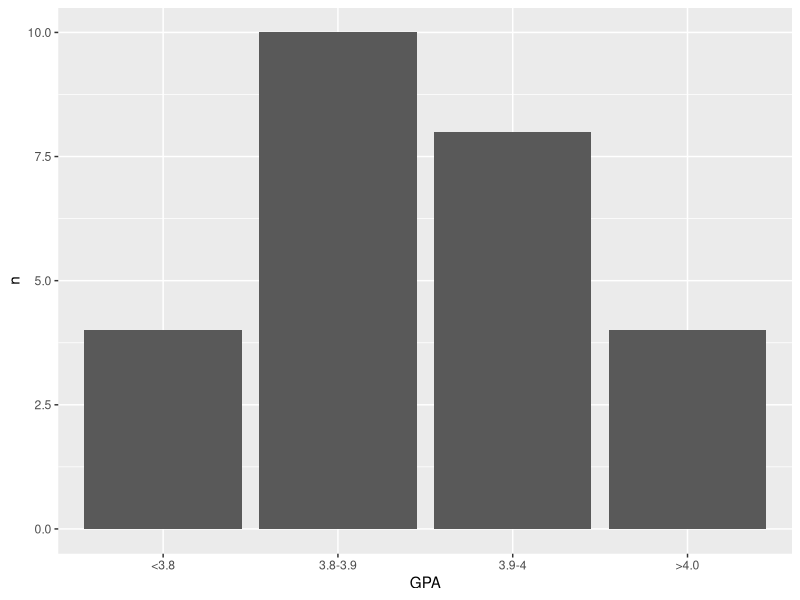
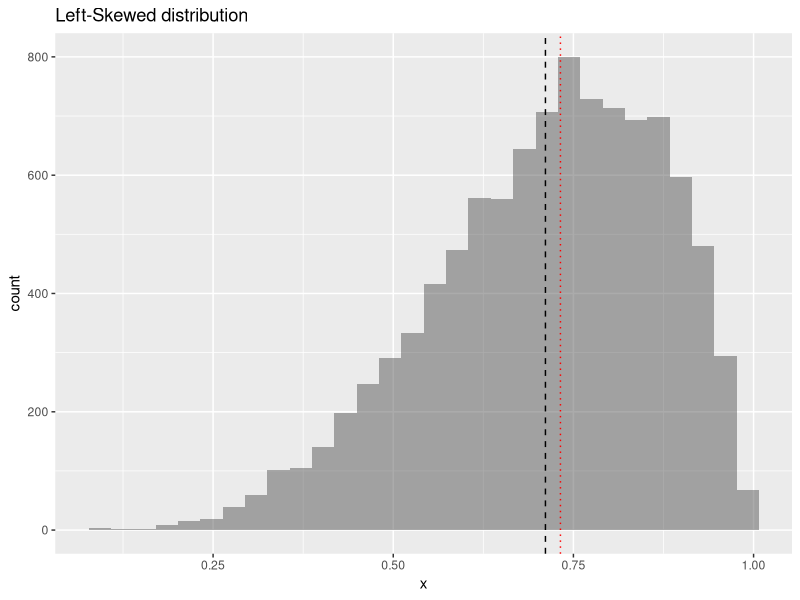
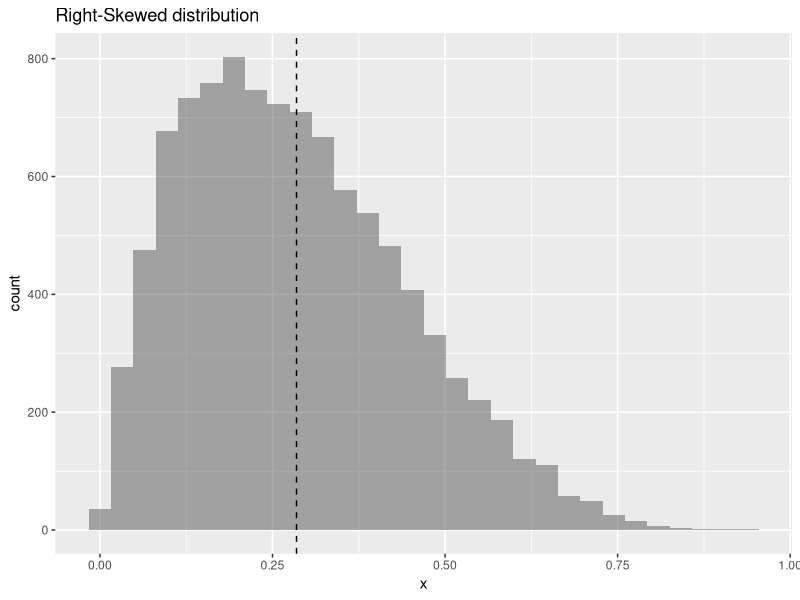
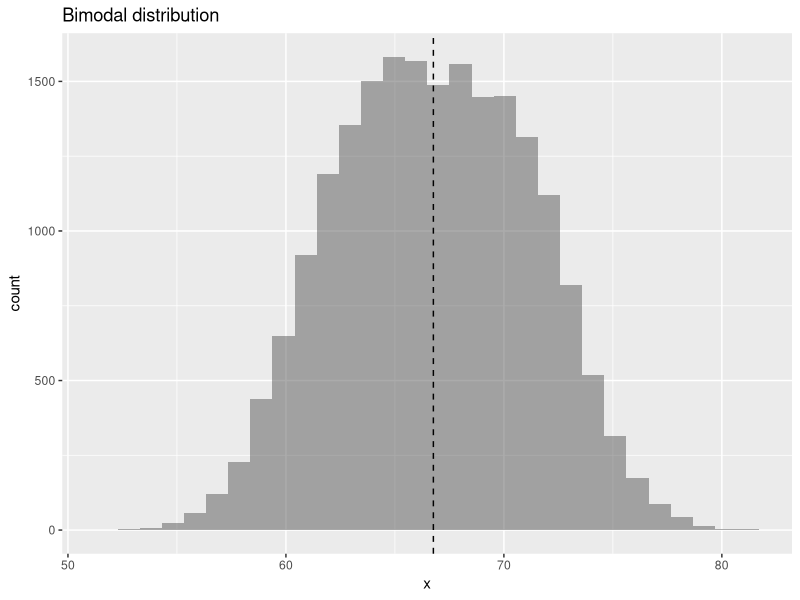
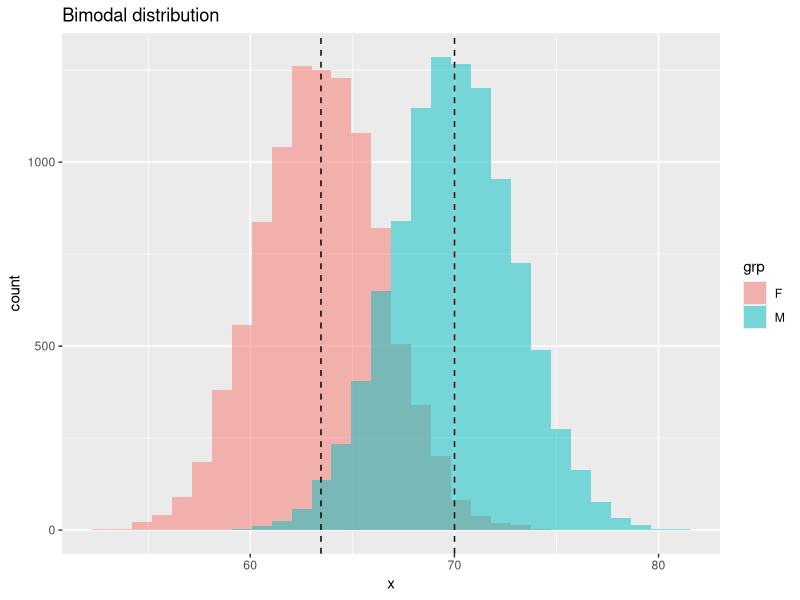
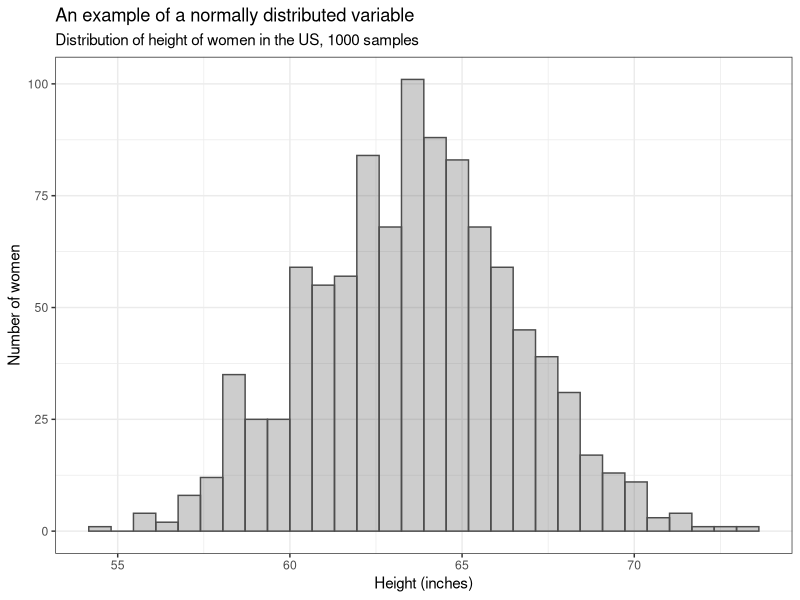
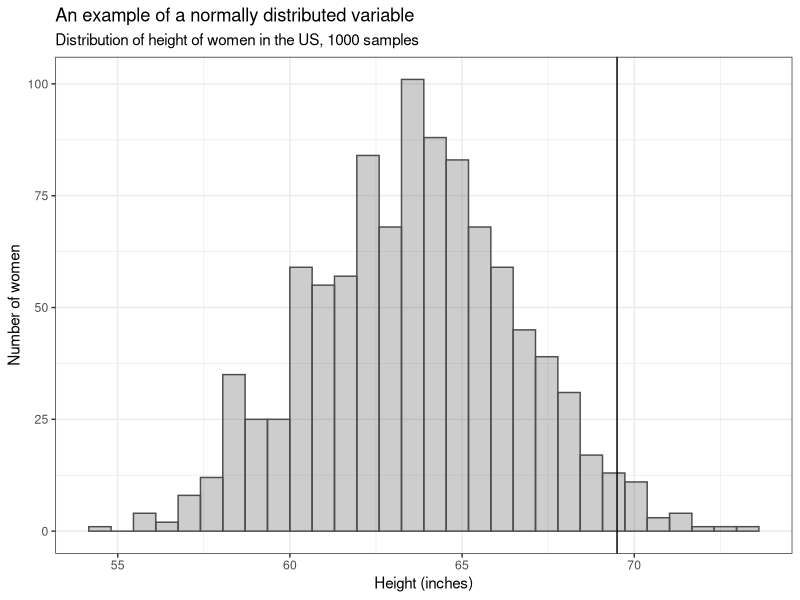
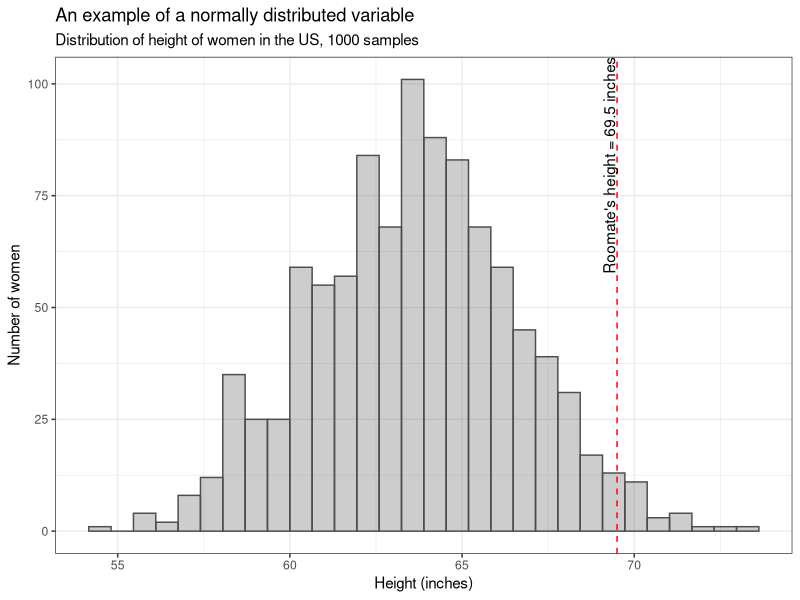

Write the R code that produced these figures, in order.
## ---- chunk 1
set.seed(123)
options(width=60)
knitr::opts_chunk$set(fig.align='center',fig.width=9,fig.height=5)
def.chunk.hook  <- knitr::knit_hooks$get("chunk")
knitr::knit_hooks$set(chunk = function(x, options) {
  x <- def.chunk.hook(x, options)
  ifelse(options$size != "normalsize", paste0("\n \\", options$size,"\n\n", x, "\n\n \\normalsize"), x)
})
require(tidyverse)
## ---- chunk 2
set.seed(1234)
data.frame(id = paste0(sample(LETTERS,6),sample(LETTERS,6)),
           state = sample(state.abb,6),
           age = round(runif(6,min = 23,max = 30)),
           GPA = round(rnorm(6,mean = 3.9,sd = .1),2))
## ---- chunk 3
set.seed(1234)
data.frame(id = paste0(sample(LETTERS,26),sample(LETTERS,26)),
           state = sample(state.abb,26),
           age = round(runif(26,min = 23,max = 30)),
           GPA = round(rnorm(26,mean = 3.9,sd = .1),2))
## ---- chunk 4
set.seed(1234)
data.frame(id = paste0(sample(LETTERS,26),sample(LETTERS,26)),
           state = sample(state.abb,26),
           age = round(runif(26,min = 23,max = 30)),
           GPA = round(rnorm(26,mean = 3.9,sd = .1),2)) %>%
  count(age) %>%
  arrange(n)
## ---- chunk 5
set.seed(1234)
data.frame(id = paste0(sample(LETTERS,26),sample(LETTERS,26)),
           state = sample(state.abb,26),
           age = round(runif(26,min = 23,max = 30)),
           GPA = round(rnorm(26,mean = 3.9,sd = .1),4)) %>%
  # mutate(GPA = factor(ifelse(GPA < 3.8,'<3.8',
  #                     ifelse(GPA < 3.9,'3.8-3.9',
  #                            ifelse(GPA < 4,'3.9-4','>4.0'))),
  #                     levels = c('<3.8','3.8-3.9','3.9-4','>4.0'))) %>%
  count(GPA)
## ---- chunk 6
set.seed(1234)
data.frame(id = paste0(sample(LETTERS,26),sample(LETTERS,26)),
           state = sample(state.abb,26),
           age = round(runif(26,min = 23,max = 30)),
           GPA = round(rnorm(26,mean = 3.9,sd = .1),2)) %>%
  mutate(GPA = factor(ifelse(GPA < 3.8,'<3.8',
                      ifelse(GPA < 3.9,'3.8-3.9',
                             ifelse(GPA < 4,'3.9-4','>4.0'))),
                      levels = c('<3.8','3.8-3.9','3.9-4','>4.0'))) %>%
  count(GPA)
## ---- chunk 7
set.seed(1234)
data.frame(id = paste0(sample(LETTERS,26),sample(LETTERS,26)),
           state = sample(state.abb,26),
           age = round(runif(26,min = 23,max = 30)),
           GPA = round(rnorm(26,mean = 3.9,sd = .1),2)) %>%
  mutate(GPA = factor(ifelse(GPA < 3.8,'<3.8',
                      ifelse(GPA < 3.9,'3.8-3.9',
                             ifelse(GPA < 4,'3.9-4','>4.0'))),
                      levels = c('<3.8','3.8-3.9','3.9-4','>4.0'))) %>%
  count(GPA) %>%
  ggplot(aes(x = GPA,y = n)) + 
  geom_bar(stat = 'identity')
## ---- chunk 8
data.frame(x = rbeta(10000,5,2)) %>%
  mutate(mean = mean(x),
         median = median(x)) %>%
  ggplot(aes(x = x)) + 
  geom_histogram(alpha = .5) + 
  geom_vline(aes(xintercept = mean),linetype = 'dashed') +
  geom_vline(aes(xintercept = median),linetype = 'dotted',color = 'red') +
  labs(title = 'Left-Skewed distribution')
## ---- chunk 9
data.frame(x = rbeta(10000,2,5)) %>%
  mutate(mean = mean(x)) %>%
  ggplot(aes(x = x)) + 
  geom_histogram(alpha = .5) + 
  geom_vline(aes(xintercept = mean),linetype = 'dashed') + 
  labs(title = 'Right-Skewed distribution')
## ---- chunk 10
data.frame(x = c(rnorm(10000,mean = 70,sd = 3),
                 rnorm(10000,mean = 63.5,sd = 3)),
           grp = c(rep('M',10000),
                   rep('F',10000))) %>%
  mutate(mean = mean(x)) %>%
  ggplot(aes(x = x)) + 
  geom_histogram(alpha = .5,position = 'identity') + 
  geom_vline(aes(xintercept = mean),linetype = 'dashed') + 
  labs(title = 'Bimodal distribution')
## ---- chunk 11
data.frame(x = c(rnorm(10000,mean = 70,sd = 3),
                 rnorm(10000,mean = 63.5,sd = 3)),
           grp = c(rep('M',10000),
                   rep('F',10000))) %>%
  group_by(grp) %>%
  mutate(mean = mean(x)) %>%
  ggplot(aes(x = x,fill = grp)) + 
  geom_histogram(alpha = .5,position = 'identity') + 
  geom_vline(aes(xintercept = mean),linetype = 'dashed') + 
  labs(title = 'Bimodal distribution')
## ---- chunk 12
require(tidyverse)
x <- rnorm(n = 1000,mean = 63.5,sd = 3)

p <- data.frame(x = x) %>%
  ggplot(aes(x = x)) + 
  geom_histogram(alpha = .3,color = 'grey30') + 
  labs(x = 'Height (inches)',
       y = 'Number of women',
       title = 'An example of a normally distributed variable',
       subtitle = 'Distribution of height of women in the US, 1000 samples') + 
  theme_bw()
## ---- chunk 13
p
## ---- chunk 14
p + 
  geom_vline(xintercept = 69.5)
## ---- chunk 15
p <- data.frame(x = x) %>%
  ggplot(aes(x = x)) + 
  geom_histogram(alpha = .3,color = 'grey30') + 
  labs(x = 'Height (inches)',
       y = 'Number of women',
       title = 'An example of a normally distributed variable',
       subtitle = 'Distribution of height of women in the US, 1000 samples') + 
  geom_vline(xintercept = 69.5,color = 'red',linetype = 'dashed') + 
  annotate(geom = 'text',x = 69.5,y = Inf,label = "Roomate's height = 69.5 inches",
           angle = 90,hjust = 1,vjust = -.15) + 
  theme_bw()
## ---- chunk 16
p
## ---- chunk 17
est <- mean(x < 69.5)
## ---- chunk 18
est
## ---- chunk 19
est <- mean(rnorm(n = 10000,mean = 63.5,sd = 3) < 69.5)
## ---- chunk 20
est
## ---- chunk 21
est <- mean(sapply(1:1000,function(x) mean(rnorm(n = 1000,mean = 63.5,sd = 3) < 69.5)))
## ---- chunk 22
est
## ---- chunk 23
ggplot(data = data.frame(x = c(45, 80)), aes(x)) +
  stat_function(fun = dnorm, n = 101, args = list(mean = 63.5, sd = 3)) + ylab("") +
  geom_vline(xintercept = 69.5)
